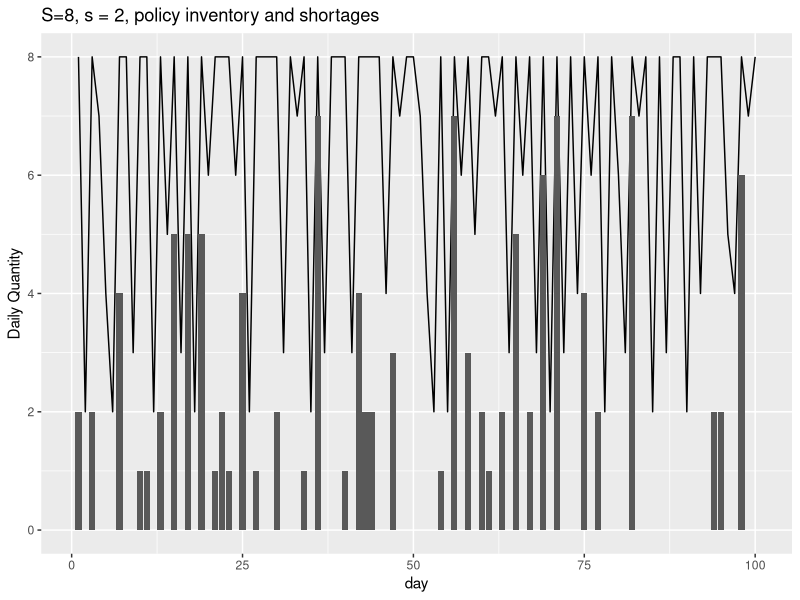
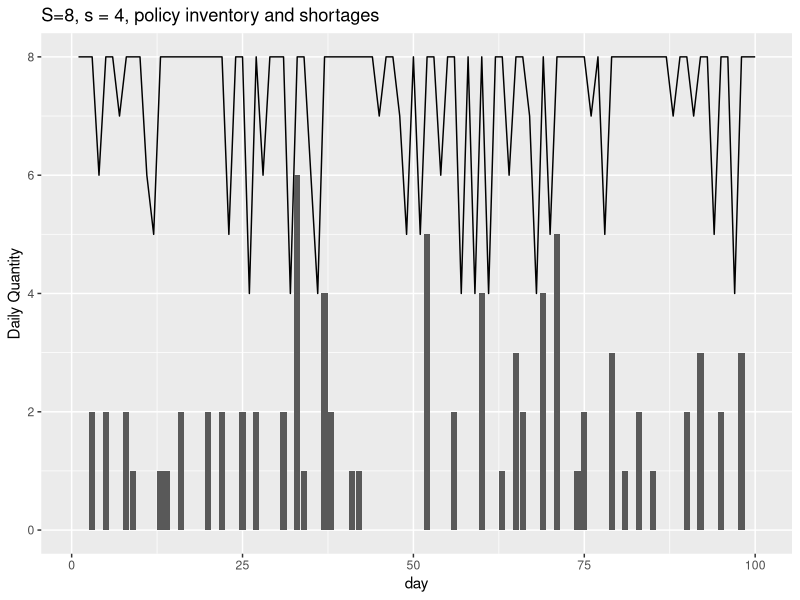
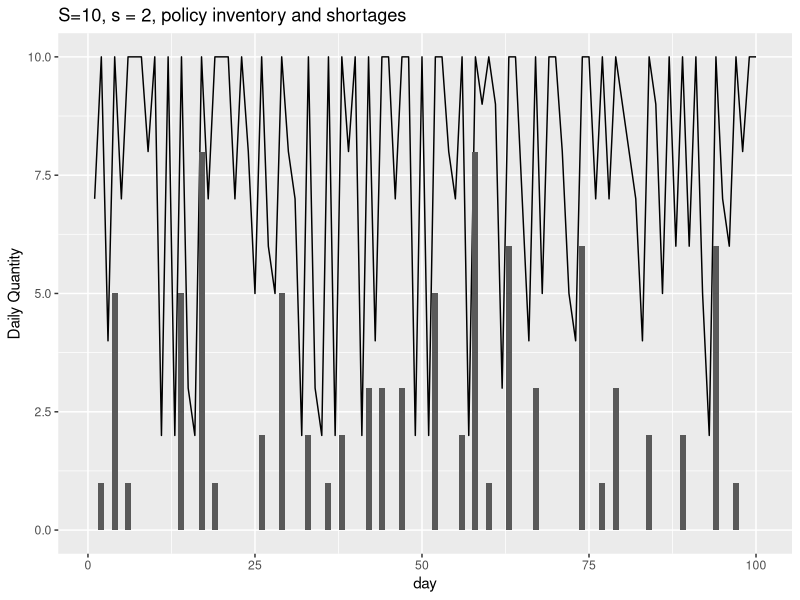
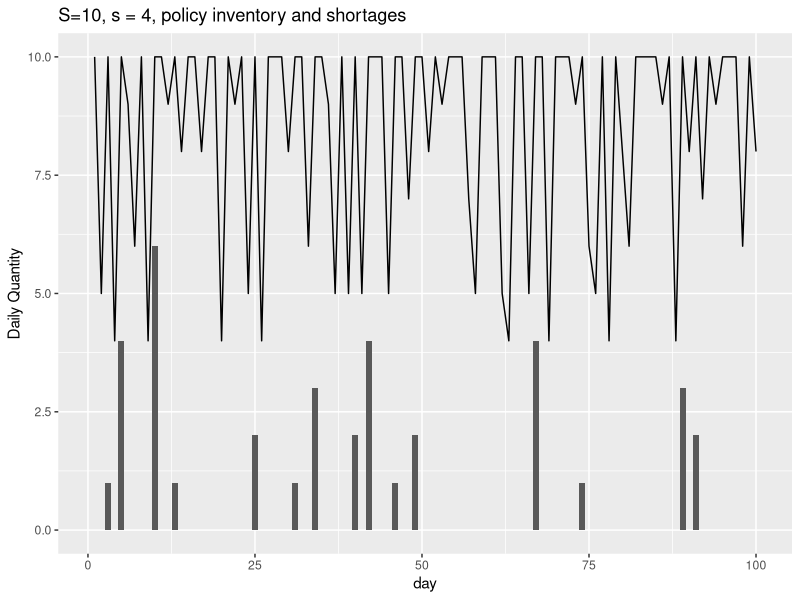

The R script that drew these images, in order:
## ---- chunk 1
library(dplyr, warn.conflicts = FALSE, quietly = TRUE)
library(ggplot2, warn.conflicts = FALSE, quietly = TRUE)
library(purrr, warn.conflicts = FALSE, quietly = TRUE)
## ---- chunk 2
sspolicy <-function(S, s, I, d){
  finali <- as.integer(I)-as.integer(d)
  if (finali <0){
    shortage <- -finali
  } else{
    shortage <- 0
  }
  if (finali < s){
    orderq <- S-finali
    order <- 1
    endi <- S
  } else {
    orderq <- 0
    order <- 0
    endi <- finali
  }
  result <- list(endi, orderq, shortage)
  result
}
ssresult1 <- sspolicy(5, 3, 4, 2)
print(ssresult1)
ssresult2 <- sspolicy(5, 3, 4, 8)
print(ssresult2)
## ---- chunk 3
policy <- data.frame(S = c(8,8,10,10),
                     s = c(2, 4, 2, 4))
evaluation <- function(S, s, days=100){
  inventorynew <- S
  inventory <- vector("list", length(days))
  orderq <- vector("list", length(days))
  shortage <- vector("list", length(days))
  for (day in 1:days){
    demand = sample(10, 1)
    ssoutput <- sspolicy(S, s, inventorynew, demand)
    inventory[[day]] <- ssoutput[1]
    orderq[[day]] <- ssoutput[2]
    shortage[[day]] <- ssoutput[3]
    inventorynew = inventory[[day]]
  } 
  data.frame(day = 1:100, inventory = unlist(inventory), orderq = unlist(orderq), shortageq = unlist(shortage)) 
}
## ---- chunk 4
ss1 = evaluation(policy$S[1], policy$s[1], 100)
print(paste("Average inventory = ", mean(ss1$inventory)))
print(paste("Total shortage = ", sum(ss1$shortage)))
ggplot(ss1) + geom_line(aes(x=day, y=inventory, label="Inventory")) + geom_bar(stat="identity", aes(x=day, y=shortageq, label="Shortages")) + ggtitle("S=8, s = 2, policy inventory and shortages") + ylab("Daily Quantity")
## ---- chunk 5
ss2 = evaluation(policy$S[2], policy$s[2], 100)
print(paste("Average inventory = ", mean(ss1$inventory)))
print(paste("Total shortage = ", sum(ss1$shortage)))
ggplot(ss2) + geom_line(aes(x=day, y=inventory, label="Inventory")) + geom_bar(stat="identity", aes(x=day, y=shortageq, label="Shortages")) + ggtitle("S=8, s = 4, policy inventory and shortages") + ylab("Daily Quantity")
## ---- chunk 6
ss3 = evaluation(policy$S[3], policy$s[3], 100)
print(paste("Average inventory = ", mean(ss1$inventory)))
print(paste("Total shortage = ", sum(ss1$shortage)))
ggplot(ss3) + geom_line(aes(x=day, y=inventory, label="Inventory")) + geom_bar(stat="identity", aes(x=day, y=shortageq, label="Shortages")) + ggtitle("S=10, s = 2, policy inventory and shortages") + ylab("Daily Quantity")
## ---- chunk 7
ss4 = evaluation(policy$S[4], policy$s[4], 100)
print(paste("Average inventory = ", mean(ss1$inventory)))
print(paste("Total shortage = ", sum(ss1$shortage)))
ggplot(ss4) + geom_line(aes(x=day, y=inventory, label="Inventory")) + geom_bar(stat="identity", aes(x=day, y=shortageq, label="Shortages")) + ggtitle("S=10, s = 4, policy inventory and shortages") + ylab("Daily Quantity")
